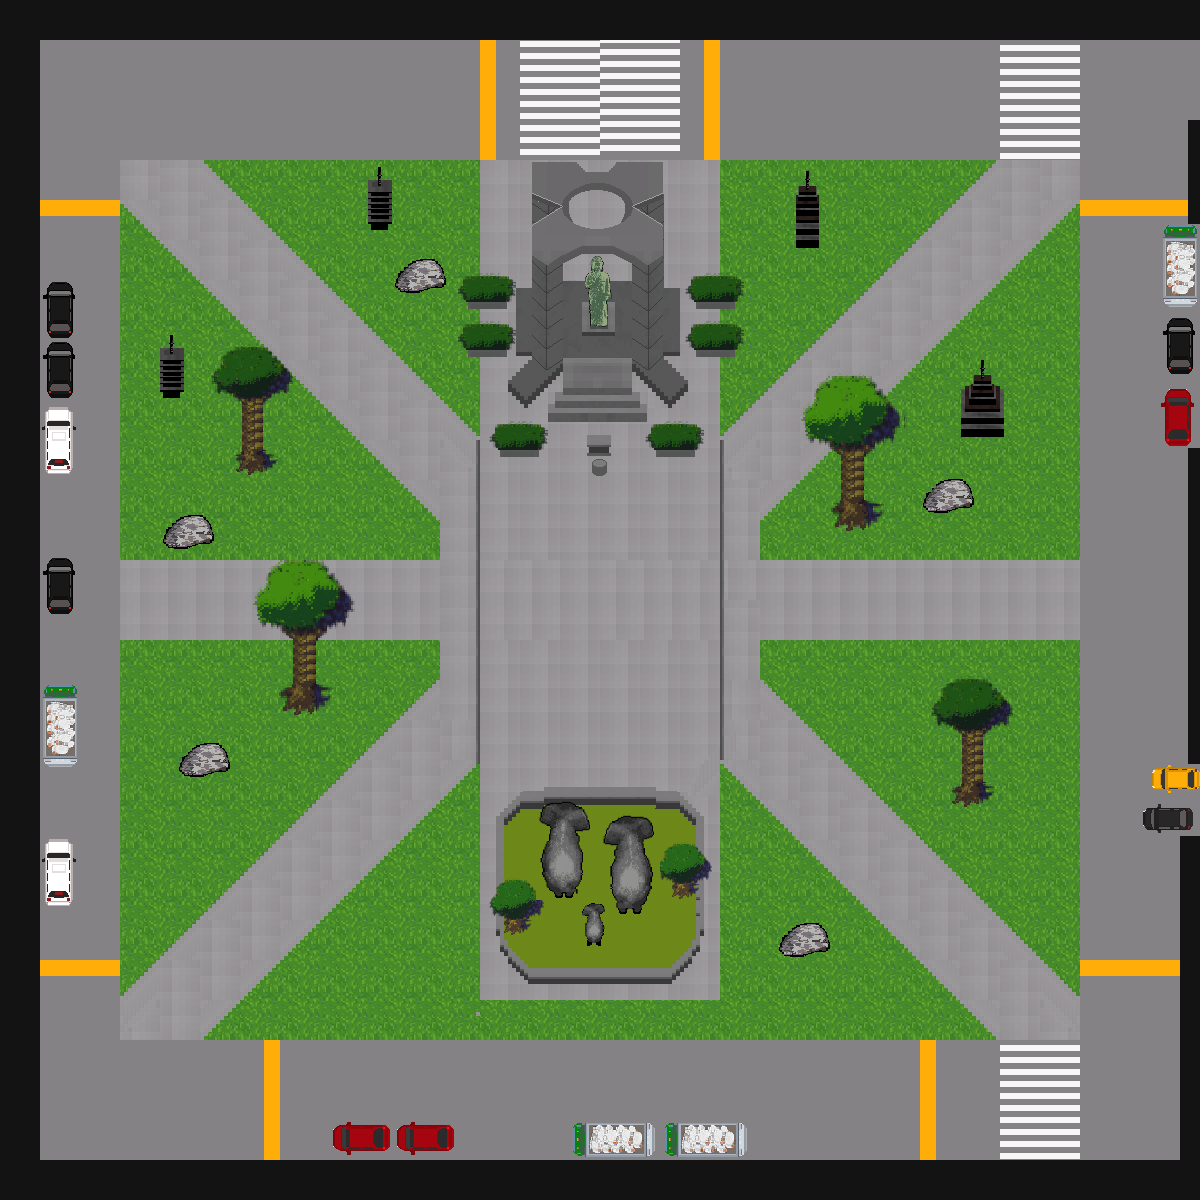

Below is a game level as drawn by its tile map, then a one-line description and the .tmx that defines it (tile-layer data replaced by summaries):
An orthogonal 300x300 tile map with 4x4 px tiles, 7 tile layers (lowest, ground, road, over_road, ...), 2 tilesets and 47 objects.

<map version="1.10" tiledversion="1.10.1" orientation="orthogonal" renderorder="right-down" width="300" height="300" tilewidth="4" tileheight="4" infinite="0" nextlayerid="9" nextobjectid="54">
 <tileset firstgid="1" source="paljungdo_1.tsx" />
 <tileset firstgid="15313" source="paljungdo_2.tsx" />
 <layer id="8" name="lowest" width="300" height="300">
  <data>[90000 cells, 5835 non-empty, 15 distinct tile ids]</data>
 </layer>
 <layer id="2" name="ground" width="300" height="300">
  <data>[90000 cells, 84186 non-empty, 1283 distinct tile ids]</data>
 </layer>
 <layer id="1" name="road" width="300" height="300">
  <data>[90000 cells, 27752 non-empty, 572 distinct tile ids]</data>
 </layer>
 <layer id="4" name="over_road" width="300" height="300">
  <data>[90000 cells, 604 non-empty, 27 distinct tile ids]</data>
 </layer>
 <layer id="3" name="tree" width="300" height="300">
  <data>[90000 cells, 6035 non-empty, 4471 distinct tile ids]</data>
 </layer>
 <layer id="7" name="abovetree" width="300" height="300">
  <data>[90000 cells, 2899 non-empty, 1505 distinct tile ids]</data>
 </layer>
 <layer id="5" name="black" width="300" height="300">
  <data>[90000 cells, 9520 non-empty, 1 distinct tile ids]</data>
 </layer>
 <objectgroup id="6" name="Nopass">
  <object id="1" x="0.333333" y="0" width="39.6667" height="1199.67" />
  <object id="2" x="41" y="1160.67" width="1157.67" height="38" />
  <object id="3" x="40.75" y="0.5" width="1158.58" height="38.8333" />
  <object id="4" x="459.333" y="276.667" width="56" height="31.6667" />
  <object id="6" x="459.667" y="324.333" width="55.6667" height="32.6667" />
  <object id="7" x="684.333" y="324" width="59.3333" height="34.3333" />
  <object id="8" x="686.667" y="275.667" width="56.6667" height="32.6667" />
  <object id="9" x="795.5" y="170.5" width="23.75" height="77.75" />
  <object id="10" x="367.667" y="168" width="24.6667" height="62.6667" />
  <object id="11" x="394.333" y="258" width="51.3333" height="35" />
  <object id="12" x="160.333" y="334.333" width="23" height="62.6667" />
  <object id="13" x="163.667" y="513.667" width="50" height="36" />
  <object id="14" x="179.5" y="740.5" width="50.5" height="36.5" />
  <object id="15" x="496.333" y="816" width="208" height="120.333" />
  <object id="16" x="527" y="938" width="144.5" height="41" />
  <object id="17" x="521.5" y="788" width="158" height="44" />
  <object id="18" x="780" y="919" width="50" height="39.3333" />
  <object id="19" x="923" y="478" width="50.6667" height="34" />
  <object id="20" x="959" y="359.333" width="45" height="78" />
  <object id="21" x="40.5" y="279.5" width="37.5" height="196" />
  <object id="22" x="40" y="556" width="36" height="60" />
  <object id="23" x="40.5" y="682.5" width="38" height="84.5" />
  <object id="24" x="42.5" y="837" width="34" height="70" />
  <object id="25" x="332" y="1120.33" width="123" height="39.3333" />
  <object id="26" x="572.333" y="1120.33" width="176" height="37.6667" />
  <object id="27" x="1141.33" y="801.333" width="58.6667" height="32" />
  <object id="28" x="1151.67" y="764.667" width="47.6667" height="30.3333" />
  <object id="29" x="1163" y="223.25" width="36.75" height="84.5" />
  <object id="30" x="1161.75" y="312" width="37.25" height="63.5" />
  <object id="32" x="1160.25" y="386.75" width="37.5" height="60.5" />
  <object id="33" x="1188.25" y="120.75" width="11.5" height="643.25" />
  <object id="34" x="1180.5" y="836.5" width="19" height="323.5" />
  <object id="35" x="496.25" y="815.625">
   <polygon points="0,0 24.875,-27.125 25,-0.25" />
  </object>
  <object id="36" x="680.5" y="794.5">
   <polygon points="0,0 23.5,21 0.5,21" />
  </object>
  <object id="38" x="672" y="983.75">
   <polygon points="0,0 27.75,-31.5 32.5,-47 1.25,-47.5" />
  </object>
  <object id="39" x="496.5" y="937.75">
   <polygon points="0,0 3,13.5 29.25,41.75 29,-0.75" />
  </object>
  <object id="40" x="490.5" y="423.5" width="55.75" height="34.5" />
  <object id="41" x="586.25" y="422.75" width="25.75" height="32.75" />
  <object id="42" x="591.75" y="455.75" width="15.5" height="19.75" />
  <object id="43" x="649" y="424" width="54.75" height="33.75" />
  <object id="44" x="506.5" y="357.5" width="182.5" height="64" />
  <object id="45" x="532.5" y="163" width="131" height="193" />
  <object id="46" x="516.5" y="282.5" width="164" height="74" />
  <object id="49" x="834.5" y="459.5" width="46" height="71" />
  <object id="50" x="232" y="404.5" width="43" height="70" />
  <object id="51" x="279" y="643" width="51" height="69" />
  <object id="52" x="951.75" y="737.5" width="42.5" height="68" />
 </objectgroup>
</map>
